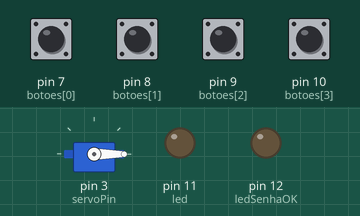
This sketch was run on a simulated Arduino Uno, built with avr-gcc and run on an emulated ATmega328P. On the bench: servo, output pins drawn as LEDs (lit = HIGH). Inputs (shaded band) come from the test bench; at power-on: pin 7 (botoes[0]), pin 8 (botoes[1]), pin 9 (botoes[2]), pin 10 (botoes[3]) LOW.

Above: at 1.2 s.
1.3 s: pin 7 (botoes[0]) pulled HIGH for 0.15 s
At 1.45 s:
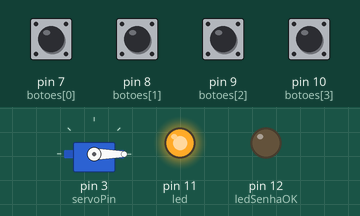
Timing chart, 0 to 4.3 s (numbered marks = the images above; inputs shaded):
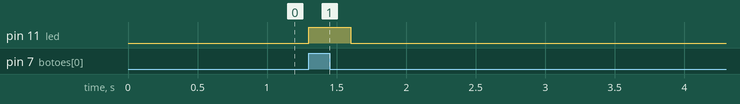

Measured:
- after the input at 1.3 s, pin 11 (led): LOW → HIGH at once, → LOW 0.30 s later

The sketch:

ledverde.ino
```cpp
#include <Servo.h>

const int botoes[4] = {7, 8, 9, 10};
const int led = 11;          // LED que acende ao apertar um botão
const int ledSenhaOK = 12;   // LED que acende quando a senha está correta
const int servoPin = 3;

Servo meuServo;

// Defina a senha (sequência de botões)
// Exemplo: 0-2-1-3 (botões 7, 9, 8, 10)
const int senha[4] = {0, 2, 1, 3};
int entrada[4];
int indice = 0;

void setup() {
  for (int i = 0; i < 4; i++) {
    pinMode(botoes[i], INPUT);
  }

  pinMode(led, OUTPUT);
  pinMode(ledSenhaOK, OUTPUT);   // <<< LED NOVO
  meuServo.attach(servoPin);
  meuServo.write(0);  // posição inicial
}

void loop() {

  // Verifica cada botão
  for (int i = 0; i < 4; i++) {
    if (digitalRead(botoes[i]) == HIGH) {

      digitalWrite(led, HIGH);   // LED acende quando botão é apertado
      entrada[indice] = i;
      indice++;

      delay(300); // evita múltiplas leituras do mesmo clique

      // Se completou 4 digitações...
      if (indice == 4) {
        bool correta = true;

        for (int j = 0; j < 4; j++) {
          if (entrada[j] != senha[j]) {
            correta = false;
            break;
          }
        }

        if (correta) {
          // ---- SENHA CORRETA ----
          digitalWrite(ledSenhaOK, HIGH);  // <<< LIGA LED DE SUCESSO

          meuServo.write(180);
          delay(2000);           // trava aberta por 2 segundos
          meuServo.write(0);     // volta ao normal

          digitalWrite(ledSenhaOK, LOW);   // <<< DESLIGA LED
        }

        // Reseta para nova entrada
        indice = 0;
      }
    }
  }

  // Se nada apertado, apaga o LED principal
  bool algumApertado = false;
  for (int i = 0; i < 4; i++) {
    if (digitalRead(botoes[i]) == HIGH) {
      algumApertado = true;
    }
  }
  if (!algumApertado) {
    digitalWrite(led, LOW);
  }
}
```
